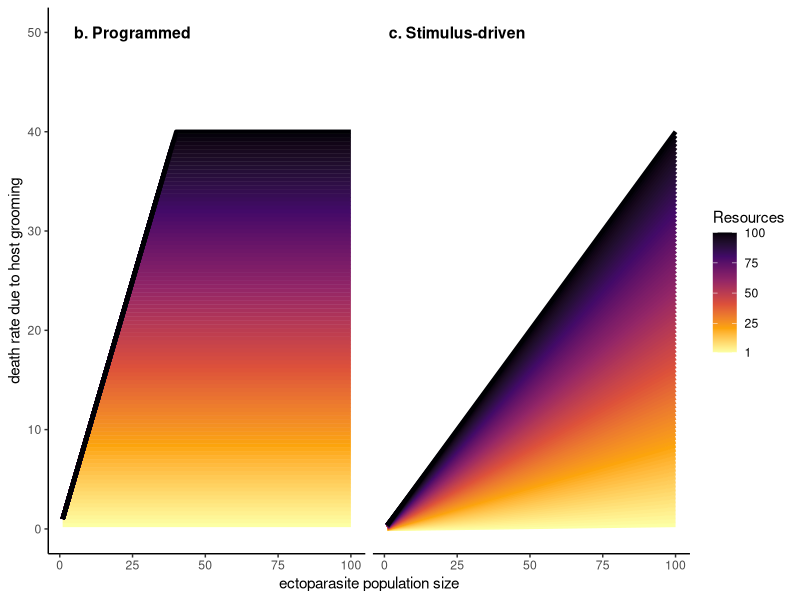
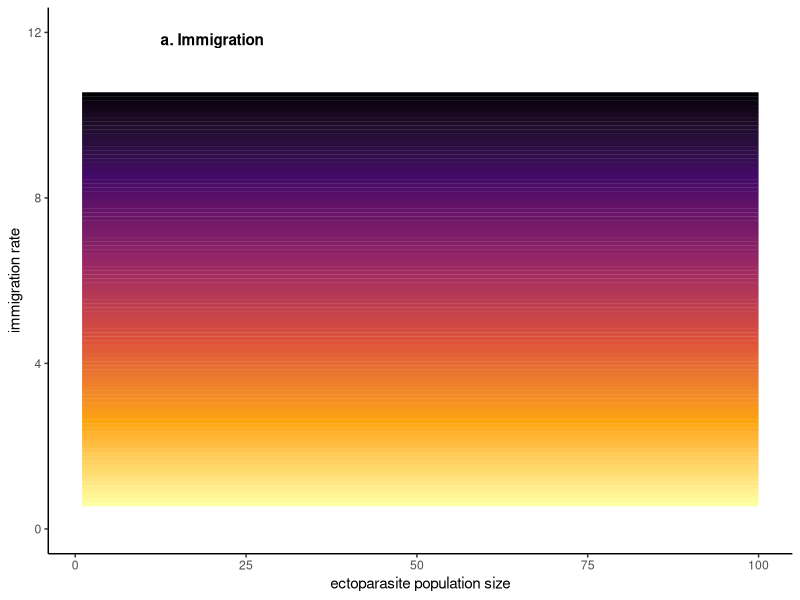
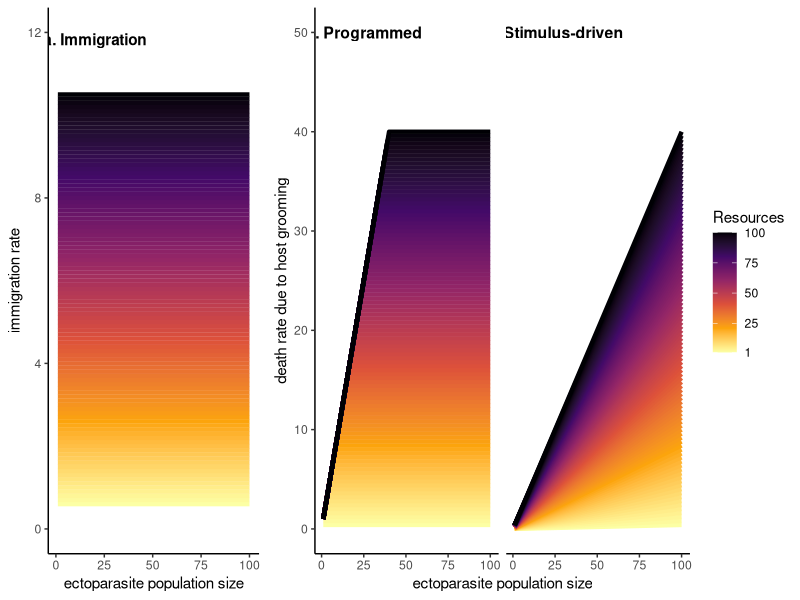

The R source for these figures, in order: (Note: this script raises an error after producing the figures.)
## ---- chunk 1
knitr::opts_chunk$set(echo = TRUE)
library(tidyr) 
library(ggplot2) # plots
library(dplyr)
library(gridExtra) # plotting multipanels 
## ---- chunk 2
# plot different grooming scenarios 

# function for programmed grooming 
# mid-grooming at a baseline level when resources are at 50 
groomrate_prg <- function(pop.size, groom_prg_bl, 
                          r, groom_resource_link){
  death_rate <- ifelse(groom_resource_link == 0, pmin(pop.size, groom_prg_bl),
                       pmin(pop.size, groom_prg_bl * r * groom_resource_link))
  death_rate
}

# function for stimulus grooming deathrate based on pop size 
# mid-grooming at a baseline level when resources are at 50 
groomrate_stm <- function(pop.size, groom_stim_bl, r, groom_resource_link){
  death_rate <- ifelse(groom_resource_link ==0, pmin(pop.size, groom_stim_bl),
                       pop.size*( (groom_stim_bl * r * groom_resource_link) /100))
  death_rate
}

# Function to get cumulative groom rate from programmed and stimulus grooming 
get_groom_rate <- function(pop.size, groom_prg_bl, groom_stim_bl, 
                           r, groom_resource_link) {
  prg_rate = groomrate_prg(pop.size, groom_prg_bl, r, groom_resource_link)
  stm_rate = groomrate_stm(pop.size, groom_stim_bl, r, groom_resource_link) 
  groom_rate =  pmin(pop.size, prg_rate + stm_rate)
  groom_rate
}

# 1. Define parameter ranges
x_vals <- seq(1, 100, length.out = 100)  # parasite population size 
resource_vals <- seq(1, 100, length.out = 100)   # resource levels

# 2. Create grid of all combinations
# 2. Create a grid of all combinations
grid_all <- expand.grid(
  pop_size = x_vals,
  r = resource_vals,
  g_prg_bl = c(0,20), 
  g_stm_bl = c(0,20)#,
  #theta = seq(0,20, by = 1), 
  #iota_baseline = seq(0,10, by =0.5)
)
grid_all$groom_resource_link = 1/50

grid_all$g_rate <- get_groom_rate(grid_all$pop_size, 
                                  grid_all$g_prg_bl, grid_all$g_stm_bl, 
                                  grid_all$r,
                                  grid_all$groom_resource_link)

# filter out the no grooming scenario 
grid_groom_any <- grid_all[grid_all$g_prg_bl != 0 | grid_all$g_stm_bl != 0, ]
grid_groom_either <- grid_groom_any[!(grid_groom_any$g_prg_bl == 20 & grid_groom_any$g_stm_bl == 20), ]

# create annotation labels 
ann_df <- data.frame(
  g_stm_bl = c(0, 20),
  g_prg_bl = c(20, 0),
  label = c("b. Programmed", "c. Stimulus-driven"),
  x = 25,
  y = 50
)

# Plot grooming rates 
g_by_epop_plot <- ggplot(grid_groom_either, # limit to grooming scenarios
       aes(x = pop_size, y = g_rate, color = r, 
           group = interaction(r, g_stm_bl, g_prg_bl))) +
  geom_line(linewidth = 1.5) +
  scale_color_viridis_c(option = "inferno", direction = -1,
                        limits = c(1,100),
                        breaks = c(1, 25, 50, 75, 100)) +
  facet_wrap(g_stm_bl~g_prg_bl) + 
  labs(
    x = "ectoparasite population size",
    y = "death rate due to host grooming",
    color = "Resources"
  ) +
  scale_y_continuous(limits = c(0,50)) +


  theme_classic() + 
  theme(
  strip.text = element_blank(),
  strip.background = element_blank()) + 
  geom_text(data = ann_df,
            aes(x = x, y = y, label = label),
            inherit.aes = FALSE,
  size = 4,
  fontface = "bold"
)
  
g_by_epop_plot # check all good 

# Plot resources by immigration

immigrationrate <- function(x, iota_baseline, iota_r, r){ 
  iota = iota_baseline + r * iota_r   
  iota
}


# 2. Create grid of all combinations
# 2. Create a grid of all combinations
i_grid <- expand.grid(
  pop_size = x_vals,
  r = resource_vals
)

i_grid$iR <- immigrationrate(i_grid$pop_size, 0.5, 0.1, i_grid$r)
# Plot grooming rates 
i_by_epop_plot <- ggplot(i_grid, # limit to grooming scenarios
       aes(x = pop_size, y = iR, color = r, 
           group = interaction(r))) +
  geom_line(linewidth = 1.5) +
  scale_color_viridis_c(option = "inferno", direction = -1,
                        limits = c(1,100),
                        breaks = c(1, 25, 50, 75, 100),
                        guide = "none") +
  labs(
    x = "ectoparasite population size",
    y = "immigration rate",
    color = "Resources"
  ) +
  scale_y_continuous(limits = c(0,12),
                     breaks = c(0,4,8,12)) +
  annotate("text", x = 20, y = 11.8, label = expression(bold("a. Immigration"))) +
  theme_classic() + 
  theme(
  strip.text = element_blank(),
  strip.background = element_blank()) + 
  geom_text(data = ann_df,
            aes(x = x, y = y, label = label),
            inherit.aes = FALSE,
  size = 4,
  fontface = "bold"
)
  
i_by_epop_plot # check all good 

# Save the plot 
# plot all two scenarios next to eachother 
png(filename="figures/Fig2_resource_vars.png", width = 11, height =3, unit = 'in', res = 300)
grid.arrange(i_by_epop_plot, g_by_epop_plot, ncol = 2, widths = c(1,2))
dev.off()
## ---- chunk 3
## DEFINE FUNCTIONS 
# function for birth rate with Allee effect (theta)
birthrate <- function(x, b0, theta, K){
  b <- b0*x*(x/(theta+x)) # baseline births with Allee
  b_dd <- b*x*(1 - x/ K) # birth decreases at high densities
  b_wA_dd <- pmax(0, b_dd)
  b_wA_dd # birth rate with Allee and density dependence
}

# function for immigration rate (iota)
# baseline iota, and resource linked increase
immigrationrate <- function(x, iota_baseline, iota_r, r){ 
  iota = iota_baseline + r * iota_r   
  iota
}

# Function for density dependent deaths 
deathrate_dd <- function(pop.size, dmax = 1, x_mid = 50, s = 20) {
     dmax / (1 + exp(-(pop.size - x_mid) / s))
}

# set initial conditions parameters

## birth rate is standard across all scenarios, right now as 37.5 flea births per year (0. per day)
## we are going to vary parameters for:  
theta_vals <- seq(0, 20, by = 2) # 10 different values
iota_bl_vals <- seq(0, 10, by = 0.05) # 25 different Keep for all the same 
iota_r_vals <- seq(0, 0.1, by = 0.01) # 10 different values
scenario_vals <- seq(1,100, by = 1) # 100 different values (no grooming is an explicit scenario) 
groom_prg_bl_vals <- c(0,20) # grooming baseline 
groom_stim_bl_vals <- c(0, 20) # grooming baseline   
groom_resource_link_vals <- c(0, 1/50) # add in no resource-adjusted grooming 

# construct full matrix of theta and iota options 
tig_axes <- expand.grid(
  theta = theta_vals, 
  iota_baseline = iota_bl_vals,
  iota_r = iota_r_vals, 
  scenario = scenario_vals, 
  groom_prg_baseline = groom_prg_bl_vals, 
  groom_stm_baseline = groom_stim_bl_vals,
  groom_resource_link = groom_resource_link_vals

)

# Construct parameter set
param_grid <- tig_axes 
param_grid$b0 <- log(78.75)/89 # constant [log(female fecundity per lifetime)/generation time]
param_grid$initial_pop <- 1

# filter tig_axes to parameters of interest 
## ir = 0.01, ib = 0.02, 
tig_axes_ss <- tig_axes %>% dplyr::filter(iota_r == 0.1, iota_baseline == 5)

# DEFINE DATA FRAME 
ecto.pop.rates <- tig_axes_ss

gr1 <- vector("list", nrow(ecto.pop.rates))

# calculate growth rate for each parameter combo for pop sizes 1:100
system.time({
for (i in seq_len(nrow(ecto.pop.rates))) {
  
  row.params <- as.list(ecto.pop.rates[i, ])
  
  x_vals <- 1:100
  
  gr1[[i]] <- birthrate(x_vals, log(78.75)/89, row.params$theta, 50) -
    deathrate_dd(x_vals) -
    get_groom_rate(x_vals, 
                   row.params$groom_prg_baseline,
                   row.params$groom_stm_baseline, 
                   row.params$scenario,
                   row.params$groom_resource_link) +
    immigrationrate(x_vals, 
                    row.params$iota_baseline, row.params$iota_r, 
                    row.params$scenario)
}
  })

# create a data frame 
ecto.pop.rates_long <- ecto.pop.rates %>%
  mutate(gr = gr1) %>%
  unnest(gr) %>%
  mutate(pop.size = rep(1:100, times = nrow(ecto.pop.rates)))
# saveRDS(ecto.pop.rates_long, "growth_rates.Rdata") # save all the growth rates 

# convert ecto pop rates (epr) by pop size 
ecto.pop.rates_long$groom_prg_baseline <- factor(ecto.pop.rates_long$groom_prg_baseline, 
                                                 levels = c(0,20))
ecto.pop.rates_long$groom_stm_baseline <- factor(ecto.pop.rates_long$groom_stm_baseline, 
                                                 levels = c(0,20))

# plot the mid resource scenario 
epr_plot_mr <- ggplot(ecto.pop.rates_long[ecto.pop.rates_long$theta == 8 &
                                       ecto.pop.rates_long$iota_r == 0.1 &
                                       ecto.pop.rates_long$iota_baseline == 5 &
                                       ecto.pop.rates_long$scenario == 50 &
                                       ecto.pop.rates_long$groom_resource_link == 1/50,], 
                         aes(x = pop.size, y = gr, 
                             group = scenario, color = scenario)) +
  geom_line(linewidth = 1) +
  facet_grid(groom_prg_baseline ~ groom_stm_baseline,
             labeller = labeller(
               groom_prg_baseline = function(x) paste("Programmed =", x),
               groom_stm_baseline = function(x) paste("Stimulus =", x)
             )) +
  #scale_y_continuous(limits = c(-2,8)) +
  geom_hline(yintercept=0, color = "black") +
   scale_color_gradientn(
    colours = c("gray70", viridis::viridis(255, option = "inferno", direction = -1)),
    values  = scales::rescale(c(1, 100)),
    limits  = c(1, 100),
    breaks  = c(1, 100),
    labels = c("Low","High"), 
    name    = "Resources") +
  labs(
    x = "ectoparasite population size",
    y = "growth rate",
   # title = expression(bold("a.") ~ " Programmed")
  ) +
  theme_classic() +
  theme(plot.title = element_text(hjust = 0.1, vjust = -10), 
        #legend.position = c(0.1, 0.4),
        #legend.justification = c(1, 1), 
        legend.background = element_rect(fill = NA, color = "black"),
        legend.box.background = element_rect(fill = NA, color = NA), 
        legend.text  = element_text(size = 6),
        legend.title = element_text(size = 7)
        )
epr_plot_mr


# plot all resources 
epr_plot <- ggplot(ecto.pop.rates_long[ecto.pop.rates_long$theta == 8 &
                                       ecto.pop.rates_long$iota_r == 0.1 &
                                       ecto.pop.rates_long$iota_baseline == 5 &
                                       ecto.pop.rates_long$groom_resource_link == 0.02,], 
                         aes(x = pop.size, y = gr, 
                             group = scenario, color = scenario)) +
  geom_line(linewidth = 1) +
  facet_grid(groom_prg_baseline ~ groom_stm_baseline,
             labeller = labeller(
               groom_prg_baseline = function(x) paste("Programmed =", x),
               groom_stm_baseline = function(x) paste("Stimulus =", x)
             )) +
  #scale_y_continuous(limits = c(-2,8)) +
  geom_hline(yintercept=0, color = "black") +
   scale_color_gradientn(
    colours = c("gray70", viridis::viridis(255, option = "inferno", direction = -1)),
    values  = scales::rescale(c(1, 100)),
    limits  = c(1, 100),
    breaks  = c(1, 100),
    labels = c("Low","High"), 
    name    = "Resources") +
  labs(
    x = "ectoparasite population size",
    y = "growth rate",
   # title = expression(bold("a.") ~ " Programmed")
  ) +
  theme_classic() +
  theme(plot.title = element_text(hjust = 0.1,vjust = -10), 
        #legend.position = c(0.1, 0.4),
        #legend.justification = c(1, 1), 
        legend.background = element_rect(fill = NA, color = "black"),
        legend.box.background = element_rect(fill = NA, color = NA), 
        legend.text  = element_text(size = 6),
        legend.title = element_text(size = 7)
        )
epr_plot 

png(filename="figures/growth_rate_by_t8_bli5_ri2_ps-combo.png", width = 7.5, height =3, unit = 'in', res = 300)
epr_plot
dev.off()
## ---- chunk 4
# Make the growth function: 
net_growth <- function(x, row.params) {
  birthrate(x, log(78.75)/89, row.params$theta, 50) -
    deathrate_dd(x) -
    get_groom_rate(x,
                   row.params$groom_prg_baseline,
                   row.params$groom_stm_baseline,
                   row.params$scenario) +
    immigrationrate(x,
                    row.params$iota_baseline,
                    row.params$iota_r,
                    row.params$scenario)
}

# Find the zeros 
find_roots_one <- function(row.params, x_min = 0, x_max = 500, by = 0.1) {
  
  x_grid <- seq(x_min, x_max, by = by)
  y_grid <- sapply(x_grid, net_growth, row.params = row.params)
  y_grid[!is.finite(y_grid)] <- NA_real_
  
  roots <- numeric(0)
  
  for (j in seq_len(length(x_grid) - 1)) {
    y1 <- y_grid[j]
    y2 <- y_grid[j + 1]
    x1 <- x_grid[j]
    x2 <- x_grid[j + 1]
    
    # skip intervals with missing values
    if (is.na(y1) || is.na(y2)) next
    
    # exact or near-exact zero at a grid point
    if (abs(y1) < 1e-8) {
      roots <- c(roots, x1)
    }
    
    # sign change across interval
    if (y1 * y2 < 0) {
      root <- tryCatch(
        uniroot(
          function(x) net_growth(x, row.params),
          interval = c(x1, x2)
        )$root,
        error = function(e) NA_real_
      )
      
      if (is.finite(root)) {
        roots <- c(roots, root)
      }
    }
  }
  
  if (length(roots) == 0) return(numeric(0))
  
  roots <- roots[is.finite(roots)]
  roots <- unique(round(as.numeric(roots), 6))
  sort(roots)
}

# Just loock at parameters of interest
subset_params <- ecto.pop.rates[
  ecto.pop.rates$theta == 8 &
  ecto.pop.rates$iota_r == 0.2 &
  ecto.pop.rates$iota_baseline == 0.5,
]

root_list <- vector("list", nrow(subset_params))

for (i in seq_len(nrow(subset_params))) {
  row.params <- as.list(subset_params[i, ])
  root_list[[i]] <- find_roots_one(row.params)
}

# add the roots back to the parameters 
subset_params$roots <- root_list 

# make mulit rooms 
roots_long <- subset_params %>%
  mutate(param_id = row_number()) %>%
  unnest_longer(roots, values_to = "root")

eq_plot_subset <- ggplot(roots_long, 
                         aes(y = root, x = scenario)) +
  geom_point(size = 1) +
  facet_grid(groom_prg_baseline ~ groom_stm_baseline,
             scales = "free_y", 
             labeller = labeller(
               groom_prg_baseline = function(x) paste("Programmed =", x),
               groom_stm_baseline = function(x) paste("Stimulus =", x)
             )) +
  labs(y = "Equilibrium value", x = "Resources") + 
  theme_classic()
# plot it 
eq_plot_subset # all looks good 
## ---- chunk 5
library(deSolve)

# build it deterministically
ecto_ode <- function(t, state, parms) {
  x <- state["x"]
  dx <- net_growth(x, parms)
  list(c(dx))
}

# stability 
check_stability <- function(root_val, row.params, eps = 0.01, tmax = 500) {
  
  times <- seq(0, tmax, by = 1)
  
  out_below <- ode(
    y = c(x = root_val - eps),
    times = times,
    func = ecto_ode,
    parms = row.params
  )
  
  out_above <- ode(
    y = c(x = root_val + eps),
    times = times,
    func = ecto_ode,
    parms = row.params
  )
  
  end_below <- tail(out_below[, "x"], 1)
  end_above <- tail(out_above[, "x"], 1)
  
  tol <- 0.05
  
  if (abs(end_below - root_val) < tol && abs(end_above - root_val) < tol) {
    stability <- "stable"
  } else if (abs(end_below - root_val) >= tol && abs(end_above - root_val) >= tol) {
    stability <- "unstable"
  } else {
    stability <- "semi/unclear"
  }
  
  list(
    stability = stability,
    out_below = out_below,
    out_above = out_above
  )
}

row.params <- as.list(subset_params[1, ])
root_val <- roots_long$root[1]

res <- check_stability(root_val, row.params)

res$stability

plot(res$out_below[, "time"], res$out_below[, "x"], type = "l",
     ylim = range(c(res$out_below[, "x"], res$out_above[, "x"])),
     xlab = "Time", ylab = "Parasite burden")
lines(res$out_above[, "time"], res$out_above[, "x"], lty = 2)
abline(h = root_val, col = "red")

# apply to all 
roots_long$stability_desolve <- mapply(
  function(r, id) {
    row.params <- as.list(subset_params[id, ])
    check_stability(r, row.params)$stability
  },
  roots_long$root,
  roots_long$param_id
)

# plot with stability
eq_plot_subset_ws <- ggplot(roots_long, 
                         aes(y = root, x = scenario, color = stability_desolve)) +
  geom_point(size = 1) +
  facet_grid(groom_prg_baseline ~ groom_stm_baseline,
             scales = "free_y",
             labeller = labeller(
               groom_prg_baseline = function(x) paste("Programmed =", x),
               groom_stm_baseline = function(x) paste("Stimulus =", x)
             )) +
  labs(y = "Equilibrium value", x = "Resources", 
       color = "Stability") + 
  theme_classic()
# plot it 
eq_plot_subset_ws # all looks good 

# Save the plot 
png(filename="figures/eq_t8_bli5_ri2_ps-combo.png", width = 7.5, height =3, unit = 'in', res = 300)
eq_plot_subset_ws
dev.off()
